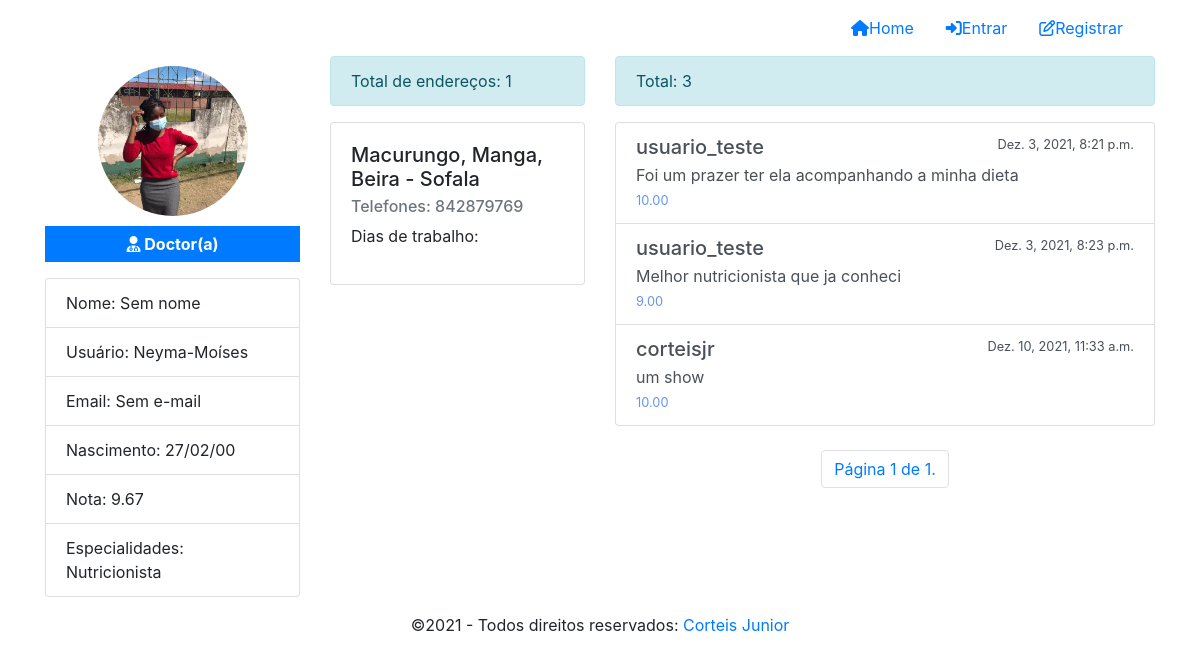
/profile/3, run on an earlier commit of the app's database.
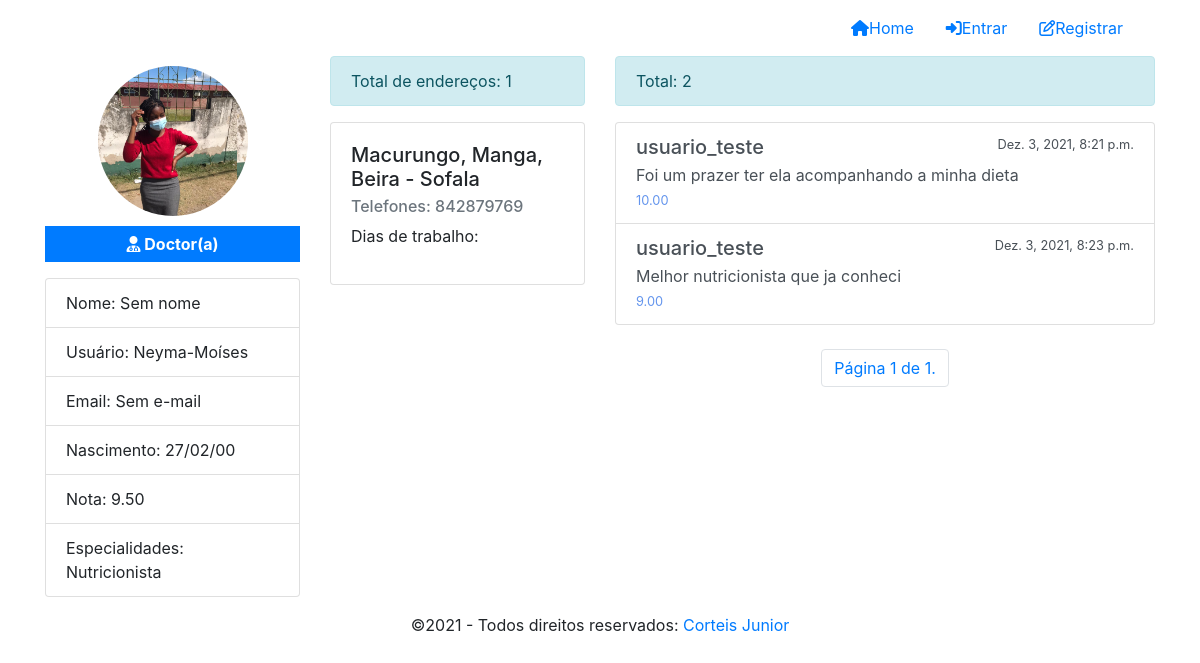
And on a later commit of the database.
### medicSearch/models/Profile.py (models this page shows, shortened)
class Profile(models.Model):
    user = models.OneToOneField(User, on_delete=models.CASCADE)
    role = models.IntegerField(choices=ROLE_CHOICE,  default=3)
    birthday = models.DateField(default=None, null=True, blank=True)
    created_at = models.DateTimeField(auto_now_add=True)
    updated_at = models.DateTimeField(auto_now=True)
    token = models.CharField(max_length=255,  null=True, blank=True)
    image = models.ImageField(null=True, blank=True)
    favorites = models.ManyToManyField(User, blank=True, related_name='favorites')
    specialties = models.ManyToManyField(Speciality,  blank=True, related_name='specialties')
    addresses = models.ManyToManyField(Address, blank=True, related_name='addresses')
    def show_scoring_average(self):
        from .Rating import Rating
        try:
            ratings = Rating.objects.filter(user_rated=self.user).aggregate(Sum('value'), Count('user'))
            if ratings['user__count'] > 0:
                scoring_average = ratings['value__sum']/ratings['user__count']
                scoring_average = round(scoring_average, 2) # arredondado o valor para 2 casas decimais
                return scoring_average
            return 'Sem avaliações'
        except:
            return "Sem avaliações"
    def show_favorites(self):
        ids = [result.id for result in self.favorites.all()]
        return Profile.objects.filter(user__id__in=ids)
    def show_ratings(self):
        from .Rating import Rating
        return Rating.objects.filter(user_rated=self.user)

### medicSearch/models/Address.py (models this page shows, shortened)
class Address(models.Model):
    neighborhood = models.ForeignKey(Neighborhood, null=True, related_name='neighborhood', on_delete=models.SET_NULL)
    name = models.CharField(null=False, max_length=100)
    address  = models.CharField(null=False,max_length=255)
    latitude = models.DecimalField(max_digits=9, decimal_places=7)
    longitude = models.DecimalField(max_digits=9, decimal_places=7)
    opening_time = models.TimeField()
    closing_time = models.TimeField()
    days_weak = models.ManyToManyField(DayWeek, blank=True, related_name='days_name')
    phone = models.CharField(null=True, blank=True, max_length=9)
    status = models.BooleanField(default=True)
    created_at = models.DateTimeField(auto_now_add=True)
    updated_at = models.DateTimeField(auto_now=True)

### medicSearch/models/Neighborhood.py (models this page shows, shortened)
class Neighborhood(models.Model):
    city = models.ForeignKey(City, null=True, related_name='city',  on_delete=models.SET_NULL)
    name = models.CharField(null=False, max_length=20)
    status = models.BooleanField(default=True)
    created_at = models.DateTimeField(auto_now_add=True)
    updated_at = models.DateTimeField(auto_now=True)

### medicSearch/models/City.py (models this page shows)
class City(models.Model):
    province = models.ForeignKey(Province, null=True, related_name='province',  on_delete=models.SET_NULL)
    name = models.CharField(null=False, max_length=20)
    status = models.BooleanField(default=True)
    created_at = models.DateTimeField(auto_now_add=True)
    updated_at = models.DateTimeField(auto_now=True)
    def __str__(self):
        return '{} - {}'.format(self.name, self.province.name)

### medicSearch/models/Province.py (models this page shows, shortened)
class Province(models.Model):
    name = models.CharField(null=False, max_length=20)
    status = models.BooleanField(default=True)
    created_at = models.DateTimeField(auto_now_add=True)
    update_at = models.DateTimeField(auto_now=True)

### medicSearch/models/Rating.py (models this page shows, shortened)
class Rating(models.Model):
    user = models.ForeignKey(User, related_name='avaliou', on_delete=models.CASCADE)
    user_rated = models.ForeignKey(User, related_name='avaliado', on_delete=models.CASCADE)
    value = models.DecimalField(max_digits=5, decimal_places=2)
    opinion = models.TextField(null=True, blank=True)
    status = models.BooleanField(default=True)
    created_at = models.DateTimeField(auto_now_add=True, null=True)
    updated_at = models.DateTimeField(auto_now=True, null=True)

### medicSearch/models/Speciality.py (models this page shows)
class Speciality(models.Model):
    name = models.CharField(null=False, max_length=100)
    status = models.BooleanField(default=True)
    created_at = models.DateTimeField(auto_now_add=True)
    updated_at = models.DateTimeField(auto_now=True)
    def __str__(self):
        return '{}'.format(self.name)

### medicSearch/views/ProfileView.py (the view)
def list_profile_view(request, id=None):
    profile = None
    if id is None and request.user.is_authenticated:
        profile = Profile.objects.filter(user=request.user).first()
    elif id is not None:
        profile = Profile.objects.filter(user__id=id).first()
    elif not request.user.is_authenticated:
        return redirect(to=' /')
    favorites = profile.show_favorites()
    if len(favorites) > 0:
        paginator = Paginator(favorites, 8)
        page = request.GET.get('page')
        favorites = paginator.get_page(page)
    ratings = profile.show_ratings()
    if len(ratings) > 0:
        paginator = Paginator(ratings, 8)
        page = request.GET.get(' page')
        ratings = paginator.get_page(page)
    context = {
        'profile': profile,
        'favorites': favorites,
        'ratings': ratings
    }
    return render(request, template_name='profile/Profile.html', context=context, status=200)

### medicSearch/templates/profile/Profile.html (shortened to what the changed rows need)
{% extends 'base.html' %}
{% load static %}
{% block styles %}
    <link rel="stylesheet" href="{% static 'css/profile.css' %}">
{% endblock styles %}
{% block content %}
    <div class="content">
        <div class="container">
            <div class="row">
                <div class="col-xs-12 col-md-3" id="profile-area">
                    <div id="image-profile" style="background-image: url('/media/{{profile.image}}');"></div>
                    {% if profile.role == 1 %}
                        <p class="badge badge-primary text-center" id="badge-role"><i class="fa fa-building"></i> Administrador</p>
                        {% elif  profile.role == 2 %}
                            <p class="badge badge-primary text-center" id="badge-role"><i class="fa fa-user-md"></i> Doctor(a) </p>
                        {% else %}
                            <p class="badge badge-primary text-center" id="badge-role"><i class="fa fa-user"></i> Paciente</p>
                    {% endif %}
                      <ul class="list-group">
                          <li class="list-group-item">Nome: {{profile.user.get_full_name | default:"Sem nome"}}</li>
                          <li class="list-group-item">Usuário: {{profile.user.username | default:"Sem usuário"}}</li>
                          <li class="list-group-item">Email: {{profile.user.email | default:"Sem e-mail"}}</li>
                          <li class="list-group-item">Nascimento: {{profile.birthday | date:'d/m/y' | default:"Sem data"}}</li>
                          {% if profile.role == 2 %}
                              <li class="list-group-item">Nota: {{profile.show_scoring_average }}</li>
                              <li class="list-group-item">Especialidades: {{ profile.specialties.all | join:". "}}</li>
                          {% endif %}
                      </ul>
                </div>
                {% if profile.role == 1 or profile.role == 3 %}
                    <div class="col-xs-12 col-md-9" id="favorites-area">
                        <div class="alert alert-info">Total de favoritos: {{favorites | length}}</div>
                        {% if request.GET.msg %}
                            <div class="alert alert-{{request.GET.type}}">{{ request.GET.msg }}</div>
                        {% endif %}
                        <div class="row">
                            {% for favorite in favorites %}
                                <div class="col-xs-12 col-md-4 col-lg-4">
                                    <div class="card mb-4">
                                        <div class="image-circle" style="background-image: url('/media/{{favorite.image}}');"></div>
                                        <div class="card-body">
                                            <h5 class="card-title">{{favorite.user.username}}</h5>
                                            <h6>Nota: {{favorite.show_scoring_average}} <i class="fa fa-star"></i></h6>
                                            <ul class="specialties">
                                                {% for speciality in favorite.specialties.all %}
                                                    <li>{{speciality}}</li>
                                                {% endfor %}
                                                <div class="addresss mb-2">
                                                    {{favorite.addresses.first.address | default:"Nenhum endereço."  |  slice:":15"}}...
                                                </div>
                                                <a href={% url 'profile'  favorite.id %}  class="btn btn-primary btn-card">Ver médico</a>
                                                {% if user.is_authenticated %}
                                                    <form action=" {% url 'medic-favorite-remove' %} " method="post">
                                                        {% csrf_token %}
                                                        <input type="hidden" name="id" value="{{favorite.id}}">
                                                        <input type="hidden" name="page" value="{{request.GET.page}}">
                                                        <button type="submit" class="btn btn-danger btn-card"><i class="fa fa-heart"></i>Remover</button>
                                                    </form>
                                                {% endif %}
                                            </ul>
                                        </div>
                                    </div>
                                </div>
                            {% endfor %}
                        </div>
                        <div class="row">
                            <nav aria-label="Page navigation" class="navigation">
                                <ul class="pagination">
                                    {% if favorites.has_previous %}
                                        <li class="page-item"><a href="?page=1" class="page-link">&laquo, Primeiro</a></li>
                                        <li class="page-item"><a href="?page={{ favorites.previous_page_number}}" class="page-link">Anterior</a></li>
                                    {% endif %}
                                        <li class="page-item"><a href="#" class="page-link">Página {{ favorites.number }} de {{ favorites.paginator.num_pages }}.</a></li>
                                        {% if favorites.has_next %}
                                            <li class="page-item"><a href="?page={{ favorites.next_page_number }}" class="page-link">Prócimo</a></li>
                                            <li class="page-item"><a href="?page={{ favorites.paginator.num_pages }}" class="page-link">Último &raquo;</a></li>
                                        {% endif %}
                                </ul>
                            </nav>
                        </div>
                    </div>
                    {% else %}
                    <div class="col-xs-12 col-md-3" id="addresses-area">
                        <div class="alert alert-info">Total de endereços: {{profile.addresses.all | length}}</div>
                        <div class="row">
                            {% for address in profile.addresses.all %}
                                <div class="col-xs-12 col-md-12">
                                    <div class="card mb-3">
                                        <div class="card-body">
                                            <h5 class="card-title">{{address.address}}, {{address.neighborhood.name}}, {{address.neighborhood.city}}</h5>
                                            <h6 class="card-subtitle mb-2 text-muted">Telefones: {{address.phone}}</h6>
                                            <ul id="days">
                                                <li>Dias de trabalho:</li>
                                            </ul>
                                        </div>
                                    </div>
                                </div>
                            {% endfor %}
                        </div>
                    </div>
                    <div class="col-xs-12 col-md-6" id="ratings-area">
                        <div class="alert alert-info">Total: {{ratings | length}}</div>
                        <div class="row mb-4">
                            <div class="col-xs-12 col-md-12">
                                <ul class="list-group">
                                    {% for rating in ratings %}
                                        <li href='#' class="list-group-item list-group-item-action">
                                            <div class="content d-flex justify-content-between">
                                                <h5 class="mb-1">{{rating.user.username}}</h5>
                                                <small>{{rating.created_at}}</small>
                                            </div>
                                            {{rating.opinion}}
                                            <br>
                                            <small style="color: cornflowerblue;">{{rating.value}}</small>
                                        </li>
                                    {% endfor %}
                                </ul>
                            </div>
                        </div>
                        <div class="row">
                            <nav class="navigation" aria-label="Page navigation">
                                <ul class="pagination">
                                        <li class="page-item"><a href="#" class="page-link">Página {{ ratings.number }} de {{ ratings.paginator.num_pages}}.</a></li>
                                </ul>
                            </nav>
                        </div>
                    </div>
                {% endif %}
            </div>
        </div>
    </div>
{% endblock content %}

What changed in the data, as far as the page shows it:
removed Rating: user.username "corteisjr", created_at "Dez. 10, 2021, 11:33 a.m.", opinion "um show", value "10.00"
computed for Profile "Sem nome": show_scoring_average "9.67" → "9.50"
Also different on the page:
{{ ratings | length }}: "3" → "2"
